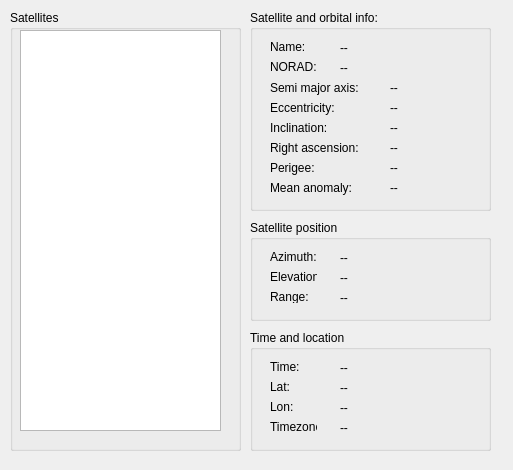
<?xml version="1.0" encoding="UTF-8"?>
<ui version="4.0">
 <class>Form</class>
 <widget class="QWidget" name="Form">
  <property name="geometry">
   <rect>
    <x>0</x>
    <y>0</y>
    <width>513</width>
    <height>470</height>
   </rect>
  </property>
  <property name="windowTitle">
   <string>Form</string>
  </property>
  <widget class="QGroupBox" name="groupBox">
   <property name="geometry">
    <rect>
     <x>10</x>
     <y>10</y>
     <width>231</width>
     <height>441</height>
    </rect>
   </property>
   <property name="title">
    <string>Satellites</string>
   </property>
   <widget class="QListWidget" name="listWidget">
    <property name="geometry">
     <rect>
      <x>10</x>
      <y>20</y>
      <width>201</width>
      <height>401</height>
     </rect>
    </property>
   </widget>
  </widget>
  <widget class="QGroupBox" name="groupBox_2">
   <property name="geometry">
    <rect>
     <x>250</x>
     <y>220</y>
     <width>241</width>
     <height>101</height>
    </rect>
   </property>
   <property name="title">
    <string>Satellite position</string>
   </property>
   <widget class="QLabel" name="label_3">
    <property name="geometry">
     <rect>
      <x>20</x>
      <y>70</y>
      <width>47</width>
      <height>13</height>
     </rect>
    </property>
    <property name="text">
     <string>Range:</string>
    </property>
   </widget>
   <widget class="QLabel" name="range_label">
    <property name="geometry">
     <rect>
      <x>90</x>
      <y>70</y>
      <width>131</width>
      <height>16</height>
     </rect>
    </property>
    <property name="styleSheet">
     <string notr="true"/>
    </property>
    <property name="text">
     <string>--</string>
    </property>
   </widget>
   <widget class="QLabel" name="label_2">
    <property name="geometry">
     <rect>
      <x>20</x>
      <y>50</y>
      <width>47</width>
      <height>13</height>
     </rect>
    </property>
    <property name="text">
     <string>Elevation:</string>
    </property>
   </widget>
   <widget class="QLabel" name="el_label">
    <property name="geometry">
     <rect>
      <x>90</x>
      <y>50</y>
      <width>131</width>
      <height>16</height>
     </rect>
    </property>
    <property name="styleSheet">
     <string notr="true"/>
    </property>
    <property name="text">
     <string>--</string>
    </property>
   </widget>
   <widget class="QLabel" name="label">
    <property name="geometry">
     <rect>
      <x>20</x>
      <y>30</y>
      <width>47</width>
      <height>13</height>
     </rect>
    </property>
    <property name="text">
     <string>Azimuth:</string>
    </property>
   </widget>
   <widget class="QLabel" name="az_label">
    <property name="geometry">
     <rect>
      <x>90</x>
      <y>30</y>
      <width>131</width>
      <height>16</height>
     </rect>
    </property>
    <property name="styleSheet">
     <string notr="true"/>
    </property>
    <property name="text">
     <string>--</string>
    </property>
   </widget>
  </widget>
  <widget class="QGroupBox" name="groupBox_3">
   <property name="geometry">
    <rect>
     <x>250</x>
     <y>330</y>
     <width>241</width>
     <height>121</height>
    </rect>
   </property>
   <property name="title">
    <string>Time and location</string>
   </property>
   <widget class="QLabel" name="label_7">
    <property name="geometry">
     <rect>
      <x>20</x>
      <y>90</y>
      <width>47</width>
      <height>13</height>
     </rect>
    </property>
    <property name="text">
     <string>Timezone:</string>
    </property>
   </widget>
   <widget class="QLabel" name="tz_label">
    <property name="geometry">
     <rect>
      <x>90</x>
      <y>90</y>
      <width>131</width>
      <height>16</height>
     </rect>
    </property>
    <property name="styleSheet">
     <string notr="true"/>
    </property>
    <property name="text">
     <string>--</string>
    </property>
   </widget>
   <widget class="QLabel" name="label_4">
    <property name="geometry">
     <rect>
      <x>20</x>
      <y>30</y>
      <width>47</width>
      <height>13</height>
     </rect>
    </property>
    <property name="text">
     <string>Time:</string>
    </property>
   </widget>
   <widget class="QLabel" name="label_6">
    <property name="geometry">
     <rect>
      <x>20</x>
      <y>70</y>
      <width>47</width>
      <height>13</height>
     </rect>
    </property>
    <property name="text">
     <string>Lon:</string>
    </property>
   </widget>
   <widget class="QLabel" name="time_label">
    <property name="geometry">
     <rect>
      <x>90</x>
      <y>30</y>
      <width>131</width>
      <height>16</height>
     </rect>
    </property>
    <property name="styleSheet">
     <string notr="true"/>
    </property>
    <property name="text">
     <string>--</string>
    </property>
   </widget>
   <widget class="QLabel" name="lat_label">
    <property name="geometry">
     <rect>
      <x>90</x>
      <y>50</y>
      <width>131</width>
      <height>16</height>
     </rect>
    </property>
    <property name="styleSheet">
     <string notr="true"/>
    </property>
    <property name="text">
     <string>--</string>
    </property>
   </widget>
   <widget class="QLabel" name="label_5">
    <property name="geometry">
     <rect>
      <x>20</x>
      <y>50</y>
      <width>47</width>
      <height>13</height>
     </rect>
    </property>
    <property name="text">
     <string>Lat:</string>
    </property>
   </widget>
   <widget class="QLabel" name="lon_label">
    <property name="geometry">
     <rect>
      <x>90</x>
      <y>70</y>
      <width>131</width>
      <height>16</height>
     </rect>
    </property>
    <property name="styleSheet">
     <string notr="true"/>
    </property>
    <property name="text">
     <string>--</string>
    </property>
   </widget>
  </widget>
  <widget class="QGroupBox" name="groupBox_4">
   <property name="geometry">
    <rect>
     <x>250</x>
     <y>10</y>
     <width>241</width>
     <height>201</height>
    </rect>
   </property>
   <property name="title">
    <string>Satellite and orbital info:</string>
   </property>
   <widget class="QLabel" name="norad_label">
    <property name="geometry">
     <rect>
      <x>90</x>
      <y>50</y>
      <width>131</width>
      <height>16</height>
     </rect>
    </property>
    <property name="styleSheet">
     <string notr="true"/>
    </property>
    <property name="text">
     <string>--</string>
    </property>
   </widget>
   <widget class="QLabel" name="label_8">
    <property name="geometry">
     <rect>
      <x>20</x>
      <y>50</y>
      <width>47</width>
      <height>13</height>
     </rect>
    </property>
    <property name="text">
     <string>NORAD:</string>
    </property>
   </widget>
   <widget class="QLabel" name="sma_label">
    <property name="geometry">
     <rect>
      <x>140</x>
      <y>70</y>
      <width>81</width>
      <height>16</height>
     </rect>
    </property>
    <property name="styleSheet">
     <string notr="true"/>
    </property>
    <property name="text">
     <string>--</string>
    </property>
   </widget>
   <widget class="QLabel" name="label_9">
    <property name="geometry">
     <rect>
      <x>20</x>
      <y>70</y>
      <width>91</width>
      <height>16</height>
     </rect>
    </property>
    <property name="text">
     <string>Semi major axis:</string>
    </property>
   </widget>
   <widget class="QLabel" name="ecc_label">
    <property name="geometry">
     <rect>
      <x>140</x>
      <y>90</y>
      <width>81</width>
      <height>16</height>
     </rect>
    </property>
    <property name="styleSheet">
     <string notr="true"/>
    </property>
    <property name="text">
     <string>--</string>
    </property>
   </widget>
   <widget class="QLabel" name="label_10">
    <property name="geometry">
     <rect>
      <x>20</x>
      <y>90</y>
      <width>81</width>
      <height>16</height>
     </rect>
    </property>
    <property name="text">
     <string>Eccentricity:</string>
    </property>
   </widget>
   <widget class="QLabel" name="incl_label">
    <property name="geometry">
     <rect>
      <x>140</x>
      <y>110</y>
      <width>81</width>
      <height>16</height>
     </rect>
    </property>
    <property name="styleSheet">
     <string notr="true"/>
    </property>
    <property name="text">
     <string>--</string>
    </property>
   </widget>
   <widget class="QLabel" name="label_11">
    <property name="geometry">
     <rect>
      <x>20</x>
      <y>110</y>
      <width>81</width>
      <height>16</height>
     </rect>
    </property>
    <property name="text">
     <string>Inclination:</string>
    </property>
   </widget>
   <widget class="QLabel" name="ra_label">
    <property name="geometry">
     <rect>
      <x>140</x>
      <y>130</y>
      <width>81</width>
      <height>16</height>
     </rect>
    </property>
    <property name="styleSheet">
     <string notr="true"/>
    </property>
    <property name="text">
     <string>--</string>
    </property>
   </widget>
   <widget class="QLabel" name="label_12">
    <property name="geometry">
     <rect>
      <x>20</x>
      <y>130</y>
      <width>91</width>
      <height>16</height>
     </rect>
    </property>
    <property name="text">
     <string>Right ascension:</string>
    </property>
   </widget>
   <widget class="QLabel" name="label_13">
    <property name="geometry">
     <rect>
      <x>20</x>
      <y>150</y>
      <width>91</width>
      <height>16</height>
     </rect>
    </property>
    <property name="text">
     <string>Perigee:</string>
    </property>
   </widget>
   <widget class="QLabel" name="perigee_label">
    <property name="geometry">
     <rect>
      <x>140</x>
      <y>150</y>
      <width>81</width>
      <height>16</height>
     </rect>
    </property>
    <property name="styleSheet">
     <string notr="true"/>
    </property>
    <property name="text">
     <string>--</string>
    </property>
   </widget>
   <widget class="QLabel" name="ma_label">
    <property name="geometry">
     <rect>
      <x>140</x>
      <y>170</y>
      <width>81</width>
      <height>16</height>
     </rect>
    </property>
    <property name="styleSheet">
     <string notr="true"/>
    </property>
    <property name="text">
     <string>--</string>
    </property>
   </widget>
   <widget class="QLabel" name="label_14">
    <property name="geometry">
     <rect>
      <x>20</x>
      <y>170</y>
      <width>91</width>
      <height>16</height>
     </rect>
    </property>
    <property name="text">
     <string>Mean anomaly:</string>
    </property>
   </widget>
   <widget class="QLabel" name="name_label">
    <property name="geometry">
     <rect>
      <x>90</x>
      <y>30</y>
      <width>131</width>
      <height>16</height>
     </rect>
    </property>
    <property name="styleSheet">
     <string notr="true"/>
    </property>
    <property name="text">
     <string>--</string>
    </property>
   </widget>
   <widget class="QLabel" name="label_15">
    <property name="geometry">
     <rect>
      <x>20</x>
      <y>30</y>
      <width>47</width>
      <height>13</height>
     </rect>
    </property>
    <property name="text">
     <string>Name:</string>
    </property>
   </widget>
  </widget>
 </widget>
 <resources/>
 <connections/>
</ui>
